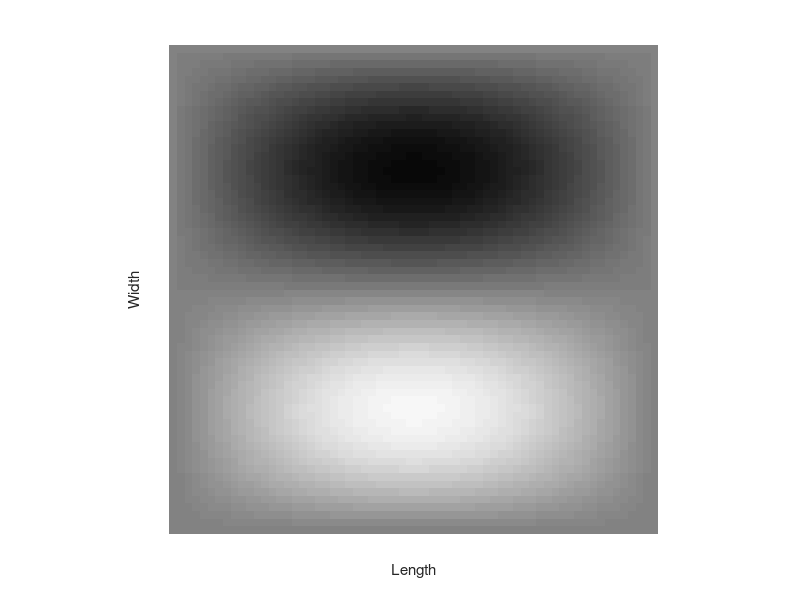

The MATLAB source for this figure: (Note: this script raises an error after producing the figure.)
% Wave Equation

clear
clc
%% Initial Set up
nx = 64;
ny = 64;
Lx = 1;
Ly = 1;
x = linspace(0, Lx, nx);
y = linspace(0, Ly, ny);
dx = x(2) - x(1);
dy = y(2) - y(1);
c = 0.5;
p = 2;
q = 1;
alpha = 1.4;
sigma = 1/sqrt(2);
gamma = 1/sqrt(2);
dt = sigma*(dx/c);
t = 0:dt:2;
nt = length(t);

%% 2D temperature matrix and Boundary Conditions
u = zeros(length(x),length(y),length(t));
u(:,:,1) = transpose(sin(p.*pi.*x))*sin(q.*pi.*y);

%% time loop

for n=2:length(t)-1
    for i=2:length(x)-1
        for j=2:length(y)-1
            u(i,j,n+1)= (sigma^2)*(u(i+1,j,n)-2*u(i,j,n)+u(i-1,j,n))...
                +(gamma^2)*(u(i,j+1,n)-2*u(i,j,n)+u(i,j-1,n)) + 2*u(i,j,n) - u(i,j,n-1);
        end
    end
end

%% Plot results
figure(1)
contourf(x,y,u(:,:,end-1),'ShowText','on')
colorbar;
xlabel('Length')
ylabel('Width')



%% write results to .txt
% dlmwrite('Wave.txt',u);

%% write to video
for i = 1:size(u,3)-1
    im = (u(:,:,i)/15)+0.5; %Normalizing Data between 0 and 1
    imshow(im)
    xlabel('Length')
    ylabel('Width')
    F(i) = getframe(gcf);
    filename = strcat('waveSim\waveSim',num2str(i),'.jpg');
    imwrite(im, filename)
end

video = VideoWriter(['waveSim.mp4'], 'MPEG-4');
video.FrameRate = 10;
open(video)
writeVideo(video, F); 
close(video)
